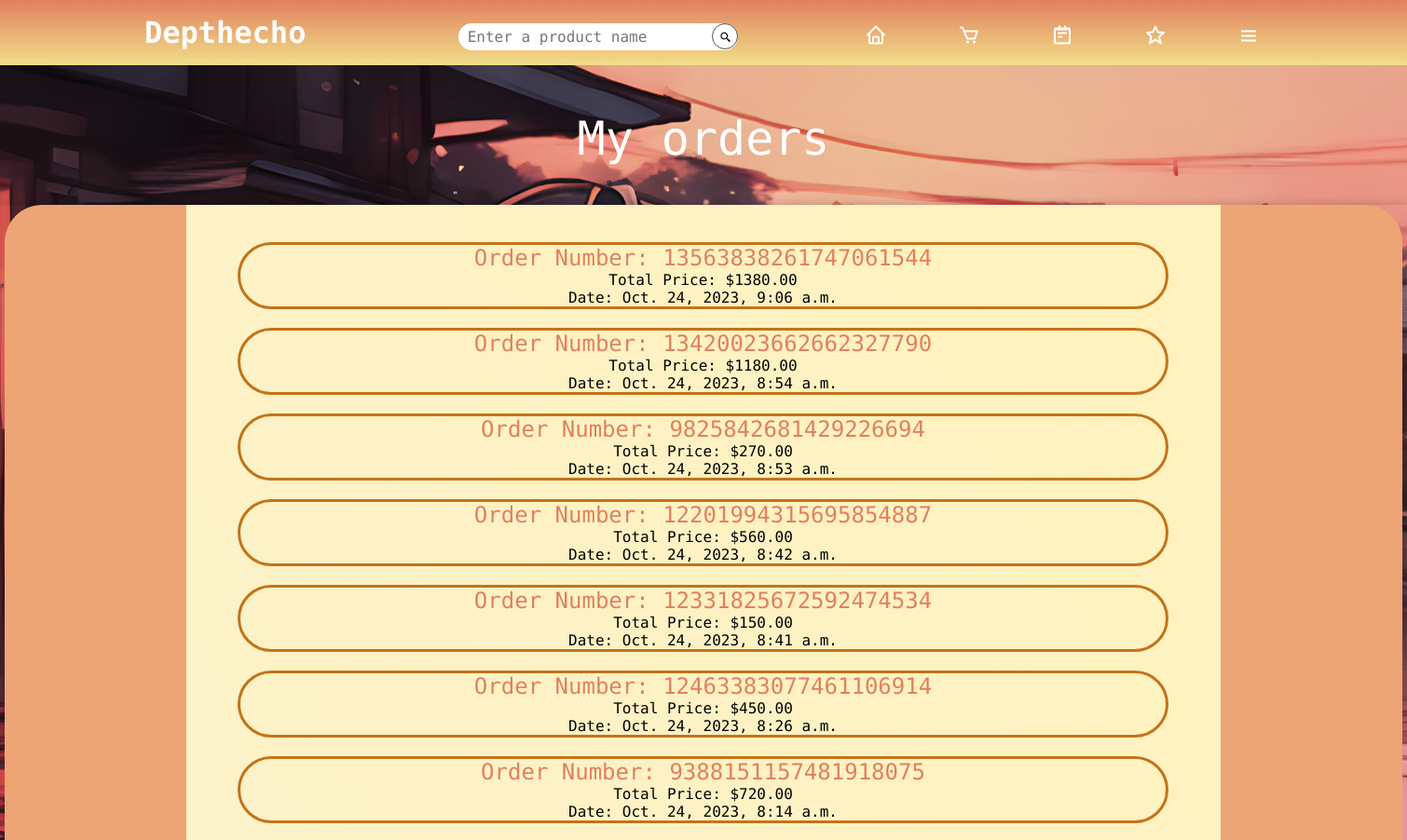
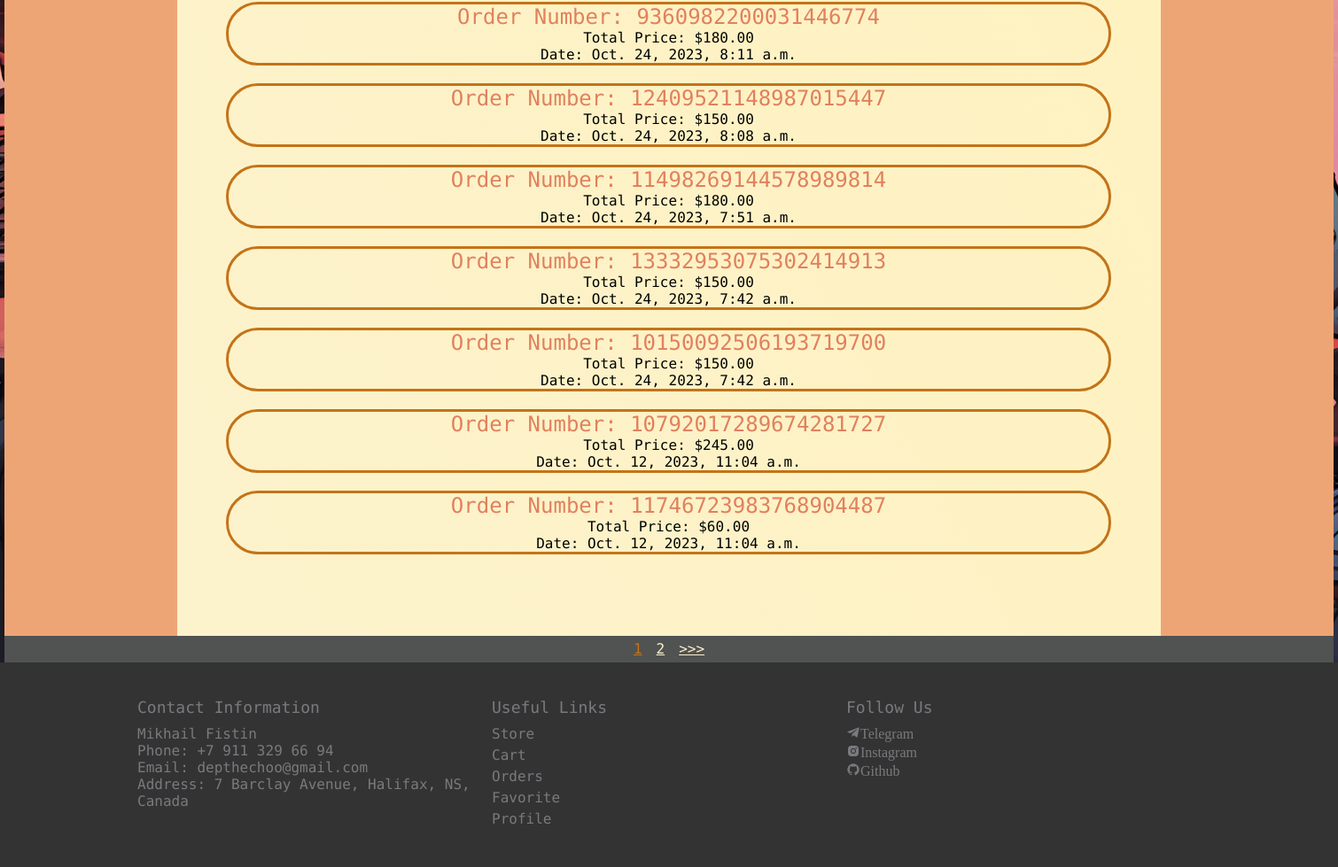
The app's page /orders/ (signed in) with its own data (2 pictures, top to bottom).
### orders/models.py (models this page shows, shortened)
class Order(models.Model):
    user = models.ForeignKey(CustomUser, on_delete=models.CASCADE)
    order_number = models.CharField(max_length=100, unique=True, default=generate_order_number)
    total_price = models.DecimalField(max_digits=10, decimal_places=2)
    order_date = models.DateTimeField(auto_now_add=True)
    products = models.ManyToManyField(Product)

### orders/views.py (the view)
# urls.py: path('orders/', views.orders_page, name='orders'),
@login_required(login_url='login-page')
def orders_page(request):
    user = request.user
    try:
        profile = UserProfile.objects.get(user=user)
    except UserProfile.DoesNotExist:
        profile = None
    all_orders = Order.objects.filter(user=user).order_by('-order_date')
    orders_per_page = 14
    paginator = Paginator(all_orders, orders_per_page)
    page = request.GET.get('page')
    try:
        orders = paginator.page(page)
    except PageNotAnInteger:
        orders = paginator.page(1)
    except EmptyPage:
        orders = paginator.page(paginator.num_pages)
    context = {
        'profile': profile,
        'orders': orders,
    }
    return render(request, 'orders/orders_page.html', context)

### orders/templates/orders/orders_page.html (shortened to what this page needs)
{% extends 'mainpage/base.html' %}
{% load static %}
{% load cart_tags %}
{% block content %}
{% include 'mainpage/main_header.html' %}
<div class="orders-page-body">
    <div class="empty-space">
        <h1 class="store-header">
            My orders
        </h1>
    </div>
    <section class="orders-page-main">
        <div class="orders-page-content">
            <div class="orders-page-container{% if orders|length < 14 %} height-1300{% endif %}">
                <ul>
                    {% for order in orders %}
                    <li>
                        <h2><a href="{% url 'order-detail' order.id %}">Order Number: {{ order.order_number }}</a></h2>
                        <p>Total Price: ${{ order.total_price }}</p>
                        <p>Date: {{ order.order_date }}</p>
                    </li>
                    {% endfor %}
                </ul>
            </div>
            <div class="pagination">
                <ul class="container">
                    {% for page in orders.paginator.page_range %}
                    {% if page == orders.number %}
                    <li><a href="?page={{ page }}" class="btn page-link btn--sub">{{ page }}</a></li>
                    {% elif page > orders.number|add:"-3" and page < orders.number|add:"3" %}
                    <li><a href="?page={{ page }}" class="btn page-link">{{ page }}</a></li>
                    {% endif %}
                    {% endfor %}
                    {% if orders.has_next %}
                    <li><a href="?page={{ orders.next_page_number }}" class="btn page-link">>>&gt;</a></li>
                    {% endif %}
                </ul>
            </div>
        </div>
    </section>
</div>
{% endblock %}

### mainpage/static/style/style.css (style rules this page uses)
:root { --main-light-theme-color: #E1805E; --second-light-theme-color: #C47318; --third-light-theme-color: #f1df8a; --bg-light-theme-color: #FCF2CC; --light-theme-text-color: black; --bg-light-theme: url('/static/images/BG_light.jpg'); --bg-dark-theme: url('/static/images/BG_dark.jpg'); --main-dark-theme-color: #9C67E0; --second-dark-theme-color: #4E2E72; --bg-dark-theme-color: #515252; --dark-theme-text-color: white; }
* { margin: 0; padding: 0; box-sizing: border-box; font-family: 'Roboto', sans-serif; font-family: 'Sometype Mono', monospace; font-weight: 500; }
body { background-image: var(--bg-light-theme-color); }
.empty-space { width: 100%; height: 150px; text-align: center; vertical-align: middle; }
.empty-space h1 { color: var(--dark-theme-text-color); padding-top: 50px; font-size: 50px; }
.pagination { width: 1500px; height: 30px; margin: 0 auto; background-color: var(--bg-dark-theme-color); }
.pagination .container { padding-top: 5px; }
.pagination > ul { list-style: none; display: flex; flex-wrap: wrap; align-items: center; justify-content: center; gap: 1rem; }
.pagination .btn { color: var(--bg-light-theme-color); }
.pagination .btn.btn--sub { color: var(--second-light-theme-color); }
.orders-page-body { background-image: var(--bg-light-theme); background-size: cover; background-position: center; }
.orders-page-main { width: 100%; height: 100%; background-color: transparent; box-shadow: 0 0 10px rgba(0, 0, 0, .2); }
.orders-page-content { position: relative; width: 1500px; height: auto; margin: 0 auto; background-color: #EEA576; border-radius: 40px 40px 0 0; }
.orders-page-container { width: 1110px; height: 1400px; margin: 0 auto; padding-top: 20px; background-image: linear-gradient(60deg, var(--bg-light-theme-color), #FFF2BE); clear: both; text-align: center; }
.orders-page-container ul { width: 100%; height: 100%; display: block; list-style: none; }
.orders-page-container ul li { display: block; width: 90%; margin-left: 55px; margin-top: 20px; border: 3px solid var(--second-light-theme-color); border-radius: 50px; }
.orders-page-container ul li a { color: var(--main-light-theme-color); text-decoration: none; }

### records on screen
Order: order_number "13563838261747061544", total_price "1380.00", order_date "Oct. 24, 2023, 9:06 a.m."
Order: order_number "13420023662662327790", total_price "1180.00", order_date "Oct. 24, 2023, 8:54 a.m."
Order: order_number "9825842681429226694", total_price "270.00", order_date "Oct. 24, 2023, 8:53 a.m."
Order: order_number "12201994315695854887", total_price "560.00", order_date "Oct. 24, 2023, 8:42 a.m."
Order: order_number "12331825672592474534", total_price "150.00", order_date "Oct. 24, 2023, 8:41 a.m."
Order: order_number "12463383077461106914", total_price "450.00", order_date "Oct. 24, 2023, 8:26 a.m."
Order: order_number "9388151157481918075", total_price "720.00", order_date "Oct. 24, 2023, 8:14 a.m."
Order: order_number "9360982200031446774", total_price "180.00", order_date "Oct. 24, 2023, 8:11 a.m."
Order: order_number "12409521148987015447", total_price "150.00", order_date "Oct. 24, 2023, 8:08 a.m."
Order: order_number "11498269144578989814", total_price "180.00", order_date "Oct. 24, 2023, 7:51 a.m."
Order: order_number "13332953075302414913", total_price "150.00", order_date "Oct. 24, 2023, 7:42 a.m."
Order: order_number "10150092506193719700", total_price "150.00", order_date "Oct. 24, 2023, 7:42 a.m."
Order: order_number "10792017289674281727", total_price "245.00", order_date "Oct. 12, 2023, 11:04 a.m."
Order: order_number "11746723983768904487", total_price "60.00", order_date "Oct. 12, 2023, 11:04 a.m."

### other values on screen
{{ page }} "1"
{{ page }} "2"
